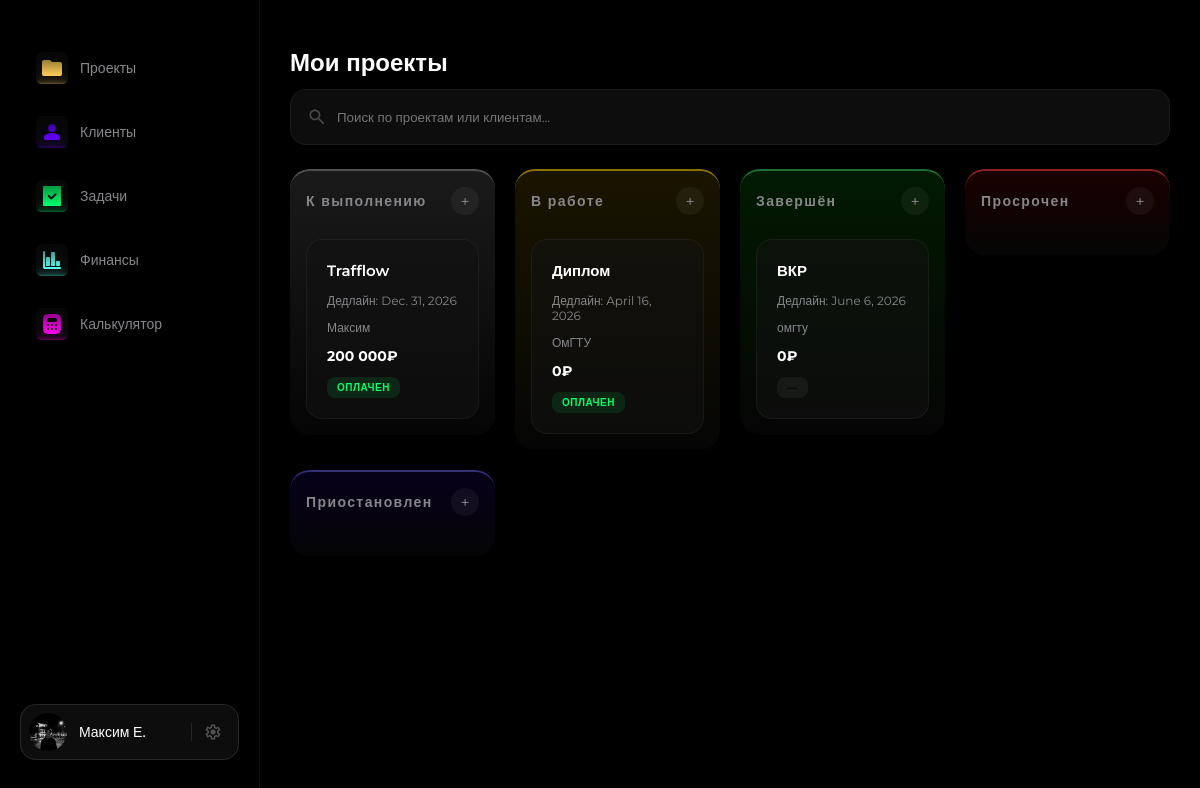
The app's page /kanban/ with its own data.
### crm/models.py (models this page shows, shortened)
class Project(models.Model):
    STATUS_CHOICES = (
        ('planned', 'К выполнению'),
        ('inwork', 'В работе'),
        ('done', 'Завершён'),
        ('overdue', 'Просрочен'),
        ('paused', 'Приостановлен'),
    )
    PAYMENT_CHOICES = (
        ('paid', 'Оплачен'),
        ('not_paid', 'Не оплачен'),
        ('pending', 'Ожидает оплаты'),
    )
    title = models.CharField(max_length=200, verbose_name="Название проекта")
    client = models.ForeignKey(
        Client,
        on_delete=models.SET_NULL,
        null=True,
        blank=True,
        related_name='projects',
        verbose_name="Клиент"
    )
    description = models.TextField(blank=True, null=True, verbose_name="Описание проекта")
    status = models.CharField(max_length=20, choices=STATUS_CHOICES, default='planned', verbose_name="Статус")
    budget = models.DecimalField(max_digits=10, decimal_places=2, null=True, blank=True, verbose_name="Бюджет")
    start_date = models.DateField(null=True, blank=True, verbose_name="Дата начала")
    end_date = models.DateField(null=True, blank=True, verbose_name="Дата завершения")
    payment_status = models.CharField(max_length=20, choices=PAYMENT_CHOICES, default='not-paid', verbose_name="Оплата")
    payment_date = models.DateField(null=True, blank=True, verbose_name="Дата оплаты")
    order = models.PositiveIntegerField(default=0, verbose_name="Позиция")
    estimate = models.ForeignKey(
        'Estimate',
        on_delete=models.SET_NULL,
        null=True,
        blank=True,
        related_name='projects',
        verbose_name="Основание (смета)"
    )
    def get_payment_status_display(self):
        return dict(self.PAYMENT_CHOICES).get(self.payment_status, '—')
    class Meta:
        ordering = ['status', 'order', 'id']

class Client(models.Model):
    name = models.CharField(max_length=200, verbose_name="Имя/Компания")
    contact_person = models.CharField(max_length=200, blank=True, null=True, verbose_name="Контактное лицо")
    email = models.EmailField(blank=True, null=True, verbose_name="Email")
    phone = models.CharField(max_length=20, blank=True, null=True, verbose_name="Телефон")
    telegram = models.CharField(max_length=100, blank=True, null=True, verbose_name="Telegram")
    is_vip = models.BooleanField(default=False, verbose_name="VIP статус")
    created_at = models.DateTimeField(auto_now_add=True, verbose_name="Дата добавления")
    class Meta:
        verbose_name = "Клиент"
        verbose_name_plural = "Клиенты"
        ordering = ['name']

### crm/views.py (the view)
# urls.py: path('kanban/', views.projects, name='dashboard'), # Было views.kanban_view
def projects(request):
    planned = Project.objects.filter(status='planned').order_by('order', 'id')
    inwork  = Project.objects.filter(status='inwork').order_by('order', 'id')
    done    = Project.objects.filter(status='done').order_by('order', 'id')
    overdue = Project.objects.filter(status='overdue').order_by('order', 'id')
    paused  = Project.objects.filter(status='paused').order_by('order', 'id')
    estimates = Estimate.objects.all().order_by('-created_at')
    return render(request, 'projects.html', {
        'planned': planned,
        'inwork': inwork,
        'done': done,
        'overdue': overdue,
        'paused': paused,
        'estimates': estimates,
    })

### crm/templatetags/format_currency.py (called while the page is built)
@register.filter
def format_currency(value):
    try:
        value = int(float(value))
        formatted = f"{value:,}".replace(",", " ") + "₽"
        return formatted
    except (ValueError, TypeError):
        return "—"

### templates/projects.html (shortened to what this page needs)
{% extends 'base.html' %}
{% load static format_currency %}
{% block content %}
<link rel="stylesheet" href="{% static 'css/main.css' %}">
<h1>Мои проекты</h1>
<div class="search-bar" style="margin-bottom: 24px;">
    <img src="{% static 'icons/search.svg' %}" alt="Поиск" class="icon" style="opacity: 0.5; width: 20px;">
    <input type="text" id="kanbanSearch" placeholder="Поиск по проектам или клиентам..."
           onkeyup="universalSearch('kanbanSearch', '.kanban-board', '.project-card')">
</div>
<div class="kanban-board" data-model="Project" data-update-url="/update_status/">
    <div class="kanban-column" data-status="planned">
        <div class="kanban-column-header">
            <h2>К выполнению</h2>
            <button class="open-modal-btn" data-status="planned">+</button>
        </div>
        <div class="kanban-cards">
            {% for project in planned %}
                <div class="project-card" draggable="true" data-id="{{ project.id }}" data-model="Project" data-url="{% url 'project_detail' project.id %}">
                    <div class="title">{{ project.title }}</div>
                    <div class="deadline">Дедлайн: {{ project.end_date|default:"—" }}</div>
                    <div class="client">{{ project.client.name|default:"Нет клиента" }}</div>
                    <div class="cost">{{ project.budget|format_currency|default:"—" }}</div>
                    <div class="payment-status {{ project.payment_status|default:'not-paid' }}">
                        {{ project.get_payment_status_display|default:"Не оплачен" }}
                    </div>
                </div>
            {% endfor %}
        </div>
    </div>
    <div class="kanban-column" data-status="inwork">
        <div class="kanban-column-header">
            <h2>В работе</h2>
            <button class="open-modal-btn" data-status="inwork">+</button>
        </div>
        <div class="kanban-cards">
            {% for project in inwork %}
                <div class="project-card" draggable="true" data-id="{{ project.id }}" data-model="Project" data-url="{% url 'project_detail' project.id %}">
                    <div class="title">{{ project.title }}</div>
                    <div class="deadline">Дедлайн: {{ project.end_date|default:"—" }}</div>
                    <div class="client">{{ project.client.name|default:"Нет клиента" }}</div>
                    <div class="cost">{{ project.budget|format_currency|default:"—" }}</div>
                    <div class="payment-status {{ project.payment_status|default:'not-paid' }}">
                        {{ project.get_payment_status_display|default:"Не оплачен" }}
                    </div>
                </div>
            {% endfor %}
        </div>
    </div>
    <div class="kanban-column" data-status="done">
        <div class="kanban-column-header">
            <h2>Завершён</h2>
            <button class="open-modal-btn" data-status="done">+</button>
        </div>
        <div class="kanban-cards">
            {% for project in done %}
                <div class="project-card" draggable="true" data-id="{{ project.id }}" data-model="Project" data-url="{% url 'project_detail' project.id %}">
                    <div class="title">{{ project.title }}</div>
                    <div class="deadline">Дедлайн: {{ project.end_date|default:"—" }}</div>
                    <div class="client">{{ project.client.name|default:"Нет клиента" }}</div>
                    <div class="cost">{{ project.budget|format_currency|default:"—" }}</div>
                    <div class="payment-status {{ project.payment_status|default:'not-paid' }}">
                    </div>
                </div>
            {% endfor %}
        </div>
    </div>
    <div class="kanban-column" data-status="overdue">
        <div class="kanban-column-header">
            <h2>Просрочен</h2>
            <button class="open-modal-btn" data-status="overdue">+</button>
        </div>
    </div>
    <div class="kanban-column" data-status="paused">
        <div class="kanban-column-header">
            <h2>Приостановлен</h2>
            <button class="open-modal-btn" data-status="paused">+</button>
        </div>
    </div>
</div>
{% endblock %}

### static/css/main.css (style rules this page uses)
body { display: flex; margin: 0; min-height: 100vh; background-color: var(--bg-app); font-family: 'Montserrat', sans-serif !important; }

### static/css/base/variables.css (style rules this page uses)
:root { --font-family: 'Montserrat', -apple-system, BlinkMacSystemFont, "Segoe UI", Roboto, sans-serif; --bg-app: #000000; --bg-card: #12121290; --text-primary: #ffffff; --text-secondary: #86868b; --shadow-card: 0 4px 12px rgba(0, 0, 0, 0.4); --border-color: #333333; --col-planned: #8e8e93; --col-inwork: #ffcc00; --col-done: #34c759; --col-overdue: #ff3b30; --col-paused: #5856d6; --radius-card: 16px; --radius-sm: 8px; --radius-md: 12px; --radius-lg: 16px; }

### static/css/layout/grid.css (style rules this page uses)
.kanban-board { display: grid; grid-template-columns: repeat(auto-fit, minmax(200px, 1fr)); gap: 20px; align-items: start; width: 100%; }
.kanban-column { border-top: 4px solid transparent; border-radius: 20px; padding: 16px; display: flex; flex-direction: column; gap: 16px; align-self: start; transition: background 0.3s ease; }
.kanban-column[data-status="planned"] { border-top: 2px solid #8e8e938a; }
.kanban-column[data-status="inwork"] { border-top: 2px solid #ffcc008a; }
.kanban-column[data-status="done"] { border-top: 2px solid #34c7598a; }
.kanban-column[data-status="overdue"] { border-top: 2px solid #ff3b308a; }
.kanban-column[data-status="paused"] { border-top: 2px solid #5856d68a; }
.kanban-column[data-status="planned"] { background: linear-gradient(180deg, rgba(255, 255, 255, 0.1) 0%, rgba(255, 255, 255, 0.02) 100%); }
.kanban-column[data-status="inwork"] { background: linear-gradient(180deg, rgba(255, 204, 0, 0.1) 0%, rgba(255, 255, 255, 0.02) 100%); }
.kanban-column[data-status="done"] { background: linear-gradient(180deg, rgba(13, 255, 0, 0.1) 0%, rgba(255, 255, 255, 0.02) 100%); }
.kanban-column[data-status="overdue"] { background: linear-gradient(180deg, rgba(255, 0, 0, 0.1) 0%, rgba(255, 255, 255, 0.02) 100%); }
.kanban-column[data-status="paused"] { background: linear-gradient(180deg, rgba(64, 0, 255, 0.1) 0%, rgba(255, 255, 255, 0.02) 100%); }
.kanban-column-header { display: flex; justify-content: space-between; align-items: center; margin-bottom: 8px; flex-shrink: 0; }
.kanban-column-header h2 { font-size: 14px; letter-spacing: 0.1em; color: var(--text-secondary); }
.kanban-cards { display: flex; flex-direction: column; gap: 16px; transition: all 0.3s cubic-bezier(0.2, 0.8, 0.2, 1); }
.project-card { transition: transform 0.3s cubic-bezier(0.2, 0.8, 0.2, 1), box-shadow 0.3s ease; }

### static/css/layout/topbar.css (style rules this page uses)
.search-bar { flex: 1; height: 56px; background: rgba(255, 255, 255, 0.05); border-radius: 16px; padding: 0 16px; display: flex; align-items: center; gap: 10px; box-sizing: border-box; border: 1px solid rgba(255, 255, 255, 0.05); }
.search-bar input { background: transparent; border: none; color: white; width: 100%; outline: none; height: 100%; }
h1 { font-size: 24px; font-weight: 700; color: white; margin-bottom: 12px; }

### static/css/components/card.css (style rules this page uses)
.project-card { user-select: none; -webkit-user-select: none; -moz-user-select: none; -ms-user-select: none; cursor: pointer; background: var(--bg-card); border-radius: 16px; padding: 20px; border: 1px solid rgba(255, 255, 255, 0.05); display: flex; flex-direction: column; gap: 12px; }
.project-card .title { font-size: 15px; font-weight: 600; line-height: 1.4; color: var(--text-primary); }
.project-card .deadline, .project-card .client { font-size: 12px; color: var(--text-secondary); }
.project-card .cost { font-size: 14px; font-weight: 700; color: var(--text-primary); margin-top: auto; }
.payment-status { width: fit-content; padding: 4px 10px; border-radius: 8px; font-size: 10px; text-transform: uppercase; letter-spacing: 0.5px; font-weight: 600; background: rgba(255, 255, 255, 0.05); }
.paid { color: #00FF6D; background: rgba(0, 255, 109, 0.1); }

### static/css/components/buttons.css (style rules this page uses)
.open-modal-btn { background: rgba(255, 255, 255, 0.05); border: none; border-radius: 50%; width: 28px; height: 28px; display: flex; align-items: center; justify-content: center; color: var(--text-secondary); font-size: 16px; font-weight: 400; cursor: pointer; transition: all 0.2s ease; }

### static/css/components/auth.css (style rules this page uses)
:root { --bg-color: #0d0d0d; --card-bg: rgba(255, 255, 255, 0.03); --accent: #ffffff; --text-main: #ffffff; --text-dim: #888888; --input-bg: rgba(255, 255, 255, 0.05); --border: rgba(255, 255, 255, 0.1); --error-bg: rgba(255, 59, 48, 0.1); --error-text: #ff3b30; }
* { margin: 0; padding: 0; box-sizing: border-box; font-family: 'Montserrat', sans-serif; }

### records on screen
Project: title "Trafflow", end_date "Dec. 31, 2026", client.name "Максим", budget "200 000₽", payment_status "ОПЛАЧЕН"
Project: title "Диплом", end_date "April 16, 2026", client.name "ОмГТУ", budget "0₽", payment_status "ОПЛАЧЕН"
Project: title "ВКР", end_date "June 6, 2026", client.name "омгту", budget "0₽"
